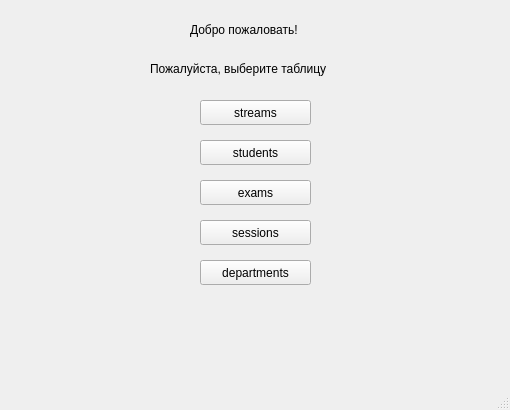
<?xml version="1.0" encoding="UTF-8"?>
<ui version="4.0">
 <class>MainWindow</class>
 <widget class="QMainWindow" name="MainWindow">
  <property name="geometry">
   <rect>
    <x>0</x>
    <y>0</y>
    <width>510</width>
    <height>410</height>
   </rect>
  </property>
  <property name="windowTitle">
   <string>Выбор Таблицы</string>
  </property>
  <widget class="QWidget" name="centralwidget">
   <widget class="QPushButton" name="streams_button">
    <property name="geometry">
     <rect>
      <x>200</x>
      <y>100</y>
      <width>111</width>
      <height>25</height>
     </rect>
    </property>
    <property name="text">
     <string>streams</string>
    </property>
   </widget>
   <widget class="QLabel" name="greating_label">
    <property name="geometry">
     <rect>
      <x>190</x>
      <y>20</y>
      <width>141</width>
      <height>20</height>
     </rect>
    </property>
    <property name="text">
     <string>Добро пожаловать!</string>
    </property>
   </widget>
   <widget class="QLabel" name="label">
    <property name="geometry">
     <rect>
      <x>150</x>
      <y>60</y>
      <width>241</width>
      <height>17</height>
     </rect>
    </property>
    <property name="text">
     <string>Пожалуйста, выберите таблицу</string>
    </property>
   </widget>
   <widget class="QPushButton" name="students_button">
    <property name="geometry">
     <rect>
      <x>200</x>
      <y>140</y>
      <width>111</width>
      <height>25</height>
     </rect>
    </property>
    <property name="text">
     <string>students</string>
    </property>
   </widget>
   <widget class="QPushButton" name="exams_button">
    <property name="geometry">
     <rect>
      <x>200</x>
      <y>180</y>
      <width>111</width>
      <height>25</height>
     </rect>
    </property>
    <property name="text">
     <string>exams</string>
    </property>
   </widget>
   <widget class="QPushButton" name="sessions_button">
    <property name="geometry">
     <rect>
      <x>200</x>
      <y>220</y>
      <width>111</width>
      <height>25</height>
     </rect>
    </property>
    <property name="text">
     <string>sessions</string>
    </property>
   </widget>
   <widget class="QPushButton" name="departments_button">
    <property name="geometry">
     <rect>
      <x>200</x>
      <y>260</y>
      <width>111</width>
      <height>25</height>
     </rect>
    </property>
    <property name="text">
     <string>departments</string>
    </property>
   </widget>
  </widget>
  <widget class="QStatusBar" name="statusbar"/>
 </widget>
 <resources/>
 <connections/>
</ui>
